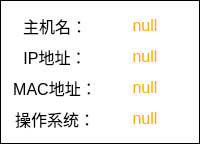
                     <widget class="QFrame" name="frame_3">
                      <property name="sizePolicy">
                       <sizepolicy hsizetype="Minimum" vsizetype="Minimum">
                        <horstretch>0</horstretch>
                        <verstretch>0</verstretch>
                       </sizepolicy>
                      </property>
                      <property name="minimumSize">
                       <size>
                        <width>50</width>
                        <height>80</height>
                       </size>
                      </property>
                      <property name="font">
                       <font>
                        <family>Arial</family>
                        <pointsize>12</pointsize>
                        <weight>50</weight>
                        <italic>false</italic>
                        <bold>false</bold>
                       </font>
                      </property>
                      <property name="styleSheet">
                       <string notr="true">border:1px solid #000000;
background-color: rgb(255, 255, 255);</string>
                      </property>
                      <property name="frameShape">
                       <enum>QFrame::NoFrame</enum>
                      </property>
                      <property name="frameShadow">
                       <enum>QFrame::Raised</enum>
                      </property>
                      <property name="lineWidth">
                       <number>2</number>
                      </property>
                      <layout class="QVBoxLayout" name="verticalLayout_7">
                       <property name="spacing">
                        <number>3</number>
                       </property>
                       <property name="leftMargin">
                        <number>3</number>
                       </property>
                       <property name="topMargin">
                        <number>3</number>
                       </property>
                       <property name="rightMargin">
                        <number>3</number>
                       </property>
                       <property name="bottomMargin">
                        <number>3</number>
                       </property>
                       <item>
                        <widget class="QFrame" name="frame_20">
                         <property name="styleSheet">
                          <string notr="true">
border:0px;</string>
                         </property>
                         <property name="frameShape">
                          <enum>QFrame::NoFrame</enum>
                         </property>
                         <property name="frameShadow">
                          <enum>QFrame::Raised</enum>
                         </property>
                         <layout class="QGridLayout" name="gridLayout">
                          <item row="0" column="0">
                           <widget class="QLabel" name="label_name">
                            <property name="sizePolicy">
                             <sizepolicy hsizetype="Preferred" vsizetype="Fixed">
                              <horstretch>0</horstretch>
                              <verstretch>0</verstretch>
                             </sizepolicy>
                            </property>
                            <property name="minimumSize">
                             <size>
                              <width>0</width>
                              <height>25</height>
                             </size>
                            </property>
                            <property name="font">
                             <font>
                              <family>Arial</family>
                              <pointsize>12</pointsize>
                              <weight>50</weight>
                              <italic>false</italic>
                              <bold>false</bold>
                             </font>
                            </property>
                            <property name="styleSheet">
                             <string notr="true">border:0px;</string>
                            </property>
                            <property name="text">
                             <string>主机名：</string>
                            </property>
                            <property name="alignment">
                             <set>Qt::AlignCenter</set>
                            </property>
                           </widget>
                          </item>
                          <item row="0" column="1">
                           <widget class="QLabel" name="label_nameshow">
                            <property name="sizePolicy">
                             <sizepolicy hsizetype="Preferred" vsizetype="Fixed">
                              <horstretch>0</horstretch>
                              <verstretch>0</verstretch>
                             </sizepolicy>
                            </property>
                            <property name="minimumSize">
                             <size>
                              <width>0</width>
                              <height>25</height>
                             </size>
                            </property>
                            <property name="font">
                             <font>
                              <family>Arial</family>
                              <pointsize>12</pointsize>
                              <weight>50</weight>
                              <italic>false</italic>
                              <bold>false</bold>
                             </font>
                            </property>
                            <property name="styleSheet">
                             <string notr="true">border:0px;
color: rgb(255, 170, 0);</string>
                            </property>
                            <property name="text">
                             <string>null</string>
                            </property>
                            <property name="alignment">
                             <set>Qt::AlignCenter</set>
                            </property>
                           </widget>
                          </item>
                          <item row="1" column="0">
                           <widget class="QLabel" name="label_ip">
                            <property name="sizePolicy">
                             <sizepolicy hsizetype="Preferred" vsizetype="Fixed">
                              <horstretch>0</horstretch>
                              <verstretch>0</verstretch>
                             </sizepolicy>
                            </property>
                            <property name="minimumSize">
                             <size>
                              <width>0</width>
                              <height>25</height>
                             </size>
                            </property>
                            <property name="font">
                             <font>
                              <family>Arial</family>
                              <pointsize>12</pointsize>
                              <weight>50</weight>
                              <italic>false</italic>
                              <bold>false</bold>
                             </font>
                            </property>
                            <property name="styleSheet">
                             <string notr="true">border:0px;</string>
                            </property>
                            <property name="text">
                             <string>IP地址：</string>
                            </property>
                            <property name="alignment">
                             <set>Qt::AlignCenter</set>
                            </property>
                           </widget>
                          </item>
                          <item row="1" column="1">
                           <widget class="QLabel" name="label_ipshow">
                            <property name="sizePolicy">
                             <sizepolicy hsizetype="Preferred" vsizetype="Fixed">
                              <horstretch>0</horstretch>
                              <verstretch>0</verstretch>
                             </sizepolicy>
                            </property>
                            <property name="minimumSize">
                             <size>
                              <width>0</width>
                              <height>25</height>
                             </size>
                            </property>
                            <property name="font">
                             <font>
                              <family>Arial</family>
                              <pointsize>12</pointsize>
                              <weight>50</weight>
                              <italic>false</italic>
                              <bold>false</bold>
                             </font>
                            </property>
                            <property name="styleSheet">
                             <string notr="true">border:0px;
color: rgb(255, 170, 0);</string>
                            </property>
                            <property name="text">
                             <string>null</string>
                            </property>
                            <property name="alignment">
                             <set>Qt::AlignCenter</set>
                            </property>
                           </widget>
                          </item>
                          <item row="2" column="0">
                           <widget class="QLabel" name="label_mac">
                            <property name="sizePolicy">
                             <sizepolicy hsizetype="Preferred" vsizetype="Fixed">
                              <horstretch>0</horstretch>
                              <verstretch>0</verstretch>
                             </sizepolicy>
                            </property>
                            <property name="minimumSize">
                             <size>
                              <width>0</width>
                              <height>25</height>
                             </size>
                            </property>
                            <property name="font">
                             <font>
                              <family>Arial</family>
                              <pointsize>12</pointsize>
                              <weight>50</weight>
                              <italic>false</italic>
                              <bold>false</bold>
                             </font>
                            </property>
                            <property name="styleSheet">
                             <string notr="true">border:0px;</string>
                            </property>
                            <property name="text">
                             <string>MAC地址：</string>
                            </property>
                            <property name="alignment">
                             <set>Qt::AlignCenter</set>
                            </property>
                           </widget>
                          </item>
                          <item row="2" column="1">
                           <widget class="QLabel" name="label_macshow">
                            <property name="sizePolicy">
                             <sizepolicy hsizetype="Preferred" vsizetype="Fixed">
                              <horstretch>0</horstretch>
                              <verstretch>0</verstretch>
                             </sizepolicy>
                            </property>
                            <property name="minimumSize">
                             <size>
                              <width>0</width>
                              <height>25</height>
                             </size>
                            </property>
                            <property name="font">
                             <font>
                              <family>Arial</family>
                              <pointsize>12</pointsize>
                              <weight>50</weight>
                              <italic>false</italic>
                              <bold>false</bold>
                             </font>
                            </property>
                            <property name="styleSheet">
                             <string notr="true">border:0px;
color: rgb(255, 170, 0);</string>
                            </property>
                            <property name="text">
                             <string>null</string>
                            </property>
                            <property name="alignment">
                             <set>Qt::AlignCenter</set>
                            </property>
                           </widget>
                          </item>
                          <item row="3" column="0">
                           <widget class="QLabel" name="label_mac_2">
                            <property name="sizePolicy">
                             <sizepolicy hsizetype="Preferred" vsizetype="Fixed">
                              <horstretch>0</horstretch>
                              <verstretch>0</verstretch>
                             </sizepolicy>
                            </property>
                            <property name="minimumSize">
                             <size>
                              <width>0</width>
                              <height>25</height>
                             </size>
                            </property>
                            <property name="font">
                             <font>
                              <family>Arial</family>
                              <pointsize>12</pointsize>
                              <weight>50</weight>
                              <italic>false</italic>
                              <bold>false</bold>
                             </font>
                            </property>
                            <property name="styleSheet">
                             <string notr="true">border:0px;</string>
                            </property>
                            <property name="text">
                             <string>操作系统：</string>
                            </property>
                            <property name="alignment">
                             <set>Qt::AlignCenter</set>
                            </property>
                           </widget>
                          </item>
                          <item row="3" column="1">
                           <widget class="QLabel" name="label_sysversion_show">
                            <property name="sizePolicy">
                             <sizepolicy hsizetype="Preferred" vsizetype="Fixed">
                              <horstretch>0</horstretch>
                              <verstretch>0</verstretch>
                             </sizepolicy>
                            </property>
                            <property name="minimumSize">
                             <size>
                              <width>0</width>
                              <height>25</height>
                             </size>
                            </property>
                            <property name="font">
                             <font>
                              <family>Arial</family>
                              <pointsize>12</pointsize>
                              <weight>50</weight>
                              <italic>false</italic>
                              <bold>false</bold>
                             </font>
                            </property>
                            <property name="styleSheet">
                             <string notr="true">border:0px;
color: rgb(255, 170, 0);</string>
                            </property>
                            <property name="text">
                             <string>null</string>
                            </property>
                            <property name="alignment">
                             <set>Qt::AlignCenter</set>
                            </property>
                           </widget>
                          </item>
                         </layout>
                        </widget>
                       </item>
                      </layout>
                     </widget>
